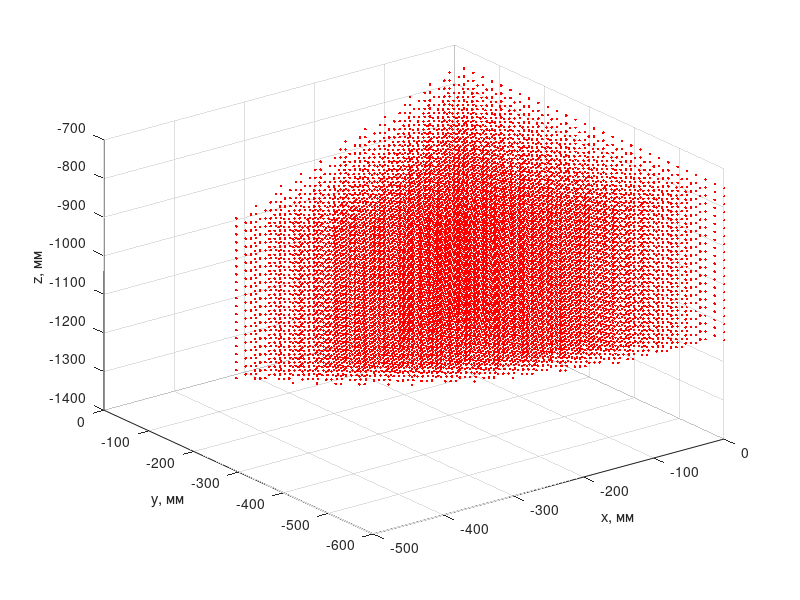

MATLAB code for this plot:
%Генерирует массив точек для анализа
function [TestPointsX, TestPointsY, TestPointsZ] = genTP()
%Добавляем глобальные переменные входных и выходных данных
global WZ_D WZ_H WZ_Z WZ_d WZ_h %Рабочая зона
global addSeg %Переменная, показывающая необходимость дополнительного
%сегмента в рабочей зоне
global dotDensity %Плотность точек

%Для тестирования
dotDensity = 30;
%Задаём характеристики желаемой рабочей зоны
addSeg = 1; %Добавляемый к рабочей зоне сегмент. 0 - ничего; 1 - усечённый
%конус; %2 - часть сферы
WZ_D = 1200; %Диаметр цилиндра рабочей зоны
WZ_H = 400; %Высота цилиндра рабочей зоны
WZ_Z = -1150; %Координаты дна цилиндра рабочей зоны
WZ_a = WZ_D*sqrt(2)/2; %Сторона вписанного в основание цилиндра квадрата
WZ_d = 500; %Диаметр нижней окружности усечённого конуса
WZ_h = 200; %Высота добавляемой к РЗ части

%Задаём массив точек, заведомо покрывающий интересующий нас участок рабочей
%зоны
x = linspace(-WZ_D/2, 0, dotDensity);
y = linspace(-WZ_D/2, 0, dotDensity);
z = linspace(WZ_Z-WZ_h, WZ_Z+WZ_H, dotDensity);
[X, Y, Z] = meshgrid(x, y, z);
X = reshape(X, [1, size(X, 1)^3, 1]);
Y = reshape(Y, [1, size(Y, 1)^3, 1]);
Z = reshape(Z, [1, size(Z, 1)^3, 1]);

%Находим индексы точек, попадающих в цилиндрическую область
inCil = X.^2+Y.^2 <= (WZ_D/2)^2;
%И попадающих в сектр 60°
inSec = Y < tand(30)*X;
%Находим инексы точек попадающих
%1 Только в цилиндрическую РЗ
if addSeg == 0
    inDopSeg = Z > WZ_Z;
end
%В цилиндрическую РЗ и усёчённый конус
if addSeg == 1
    z0 = WZ_Z - WZ_h*(WZ_D/2)/((WZ_D-WZ_d)/2);
    a2_c2 = ((WZ_D/2)/(WZ_Z-z0))^2;
    inDopSeg = X.^2 + Y.^2 <= a2_c2*(Z-z0).^2;
end
%В цилиндрическую РЗ и в часть сферы
if addSeg == 2
    inDopSeg = (X.^2 + Y.^2 + (Z-(WZ_Z-WZ_h+WZ_d/2)).^2 <= (WZ_d/2)^2)|(Z > WZ_Z);
end
%Формируем индексы точек, удовлетворяющих всем условиям
inWZ = inCil & inDopSeg & inSec;
TestPointsX = X(inWZ);
TestPointsY = Y(inWZ);
TestPointsZ = Z(inWZ);

%Тестовая отрисовка точек
plot3(X(inWZ), Y(inWZ), Z(inWZ), '.r');
xlabel('x, мм');
ylabel('y, мм');
zlabel('z, мм');
grid on;
end